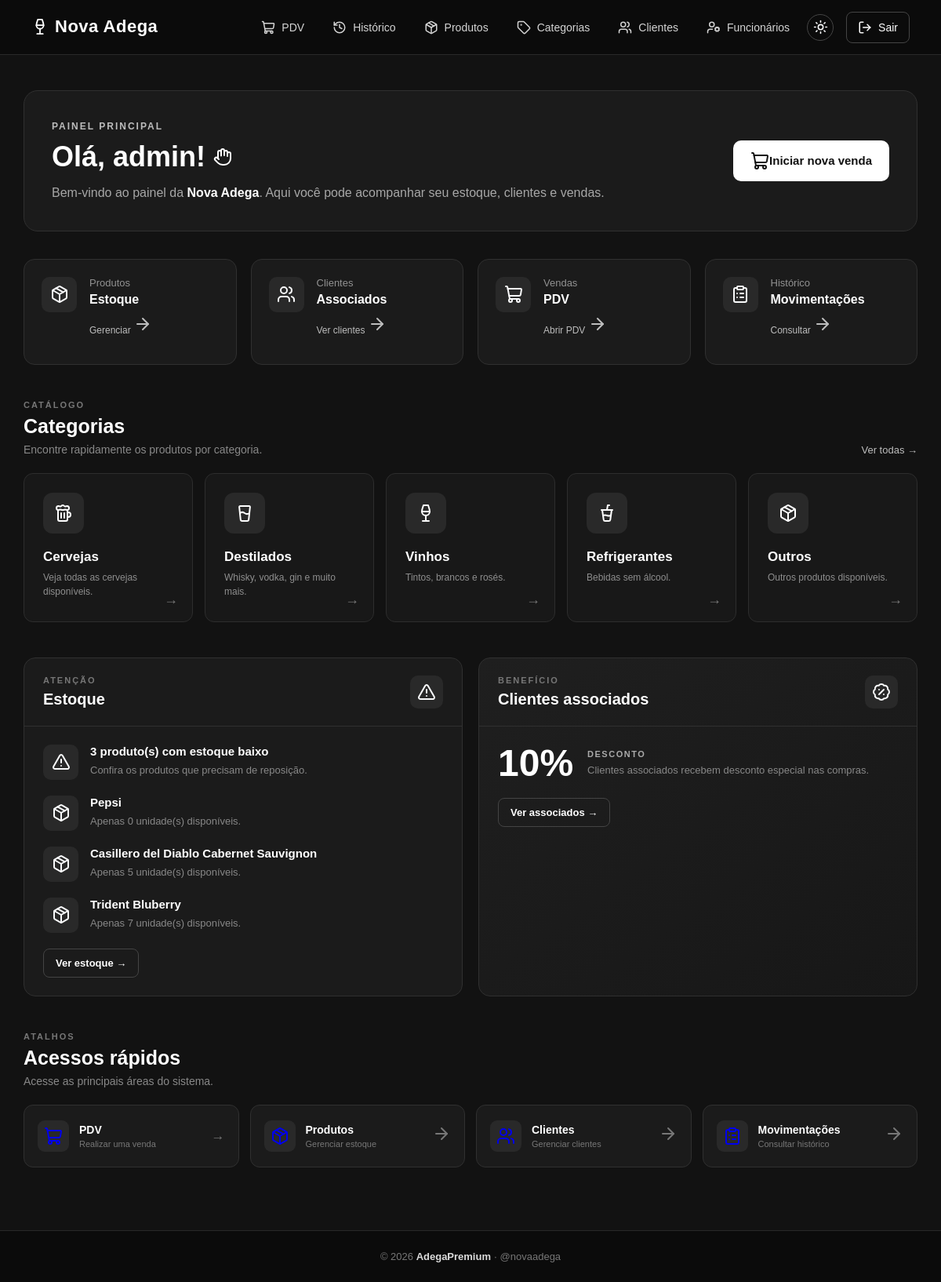
/ (signed in), run on the app's committed database.
### app/models/produto.py (models this page shows, shortened)
class Produto(Base):
    __tablename__ = "produtos"
    id = Column(Integer, primary_key=True, autoincrement=True, index=True)
    nome = Column(String(150), nullable=False, index=True)
    preco = Column(Float, nullable=False, default=0.0)
    estoque_atual = Column(Integer, nullable=False, default=0)
    ativo = Column(Boolean, default=True)
    imagem_path = Column(String(255), nullable=True)
    categoria_id = Column(Integer, ForeignKey("categorias.id", ondelete="SET NULL"), nullable=True )
    categoria = relationship("Categoria", back_populates="produtos")

### app/main.py (the view)
@app.get("/")
def tela_inicial(
    request: Request,
    usuario=Depends(get_usuario_opcional),
    db: Session = Depends(get_db)
):
    if usuario is None:
        return templates.TemplateResponse(
            request,
            "index.html",
            {"request": request}
        )
    consulta_estoque_baixo = (
        db.query(Produto)
        .filter(
            Produto.ativo == True,
            Produto.estoque_atual <= 10
        )
        .order_by(Produto.estoque_atual.asc())
    )
    total_estoque_baixo = consulta_estoque_baixo.count()
    produtos_estoque_baixo = (
        consulta_estoque_baixo
        .limit(5)
        .all()
    )
    return templates.TemplateResponse(
        request,
        "home.html",
        {
            "request": request,
            "usuario": usuario,
            "produtos_estoque_baixo": produtos_estoque_baixo,
            "total_estoque_baixo": total_estoque_baixo
        }
    )

### app/templates/home.html (shortened to what this page needs)
{% extends "base.html" %}
{% block content %}
<main class="home-container">
    <section class="boas-vindas">
        <div class="boas-vindas-texto">
            <span class="subtitulo">PAINEL PRINCIPAL</span>
            <h1>
                Olá, {{ usuario.nome }}!
                <i data-lucide="hand"></i>
            </h1>
            <p>
                Bem-vindo ao painel da <strong>Nova Adega</strong>.
                Aqui você pode acompanhar seu estoque, clientes e vendas.
            </p>
        </div>
        <a href="/pdv/" class="btn-nova-venda">
            <i data-lucide="shopping-cart"></i>
            Iniciar nova venda
        </a>
    </section>
    <section class="resumo">
        <div class="card-resumo">
            <div class="card-icone">
                <i data-lucide="package"></i>
            </div>
            <div class="card-info">
                <span>Produtos</span>
                <strong>Estoque</strong>
                <a href="/produtos/">Gerenciar
                    <i data-lucide="arrow-right"></i>
                </a>
            </div>
        </div>
        <div class="card-resumo">
            <div class="card-icone">
                <i data-lucide="users"></i>
            </div>
            <div class="card-info">
                <span>Clientes</span>
                <strong>Associados</strong>
                <a href="/clientes/">Ver clientes
                    <i data-lucide="arrow-right"></i>
                </a>
            </div>
        </div>
        <div class="card-resumo">
            <div class="card-icone">
                <i data-lucide="shopping-cart"></i>
            </div>
            <div class="card-info">
                <span>Vendas</span>
                <strong>PDV</strong>
                <a href="/pdv/">Abrir PDV
                    <i data-lucide="arrow-right"></i>
                </a>
            </div>
        </div>
        <div class="card-resumo">
            <div class="card-icone">
                <i data-lucide="clipboard-list"></i>
            </div>
            <div class="card-info">
                <span>Histórico</span>
                <strong>Movimentações</strong>
                <a href="/movimentacoes/">Consultar
                    <i data-lucide="arrow-right"></i>
                </a>
            </div>
        </div>
    </section>
    <section class="secao">
        <div class="titulo-secao">
            <div>
                <span class="label-secao">CATÁLOGO</span>
                <h2>Categorias</h2>
                <p>
                    Encontre rapidamente os produtos por categoria.
                </p>
            </div>
            <a href="/categorias/" class="link-ver-tudo">
                Ver todas →
            </a>
        </div>
        <div class="categorias">
            <a href="/produtos/categoria/cerveja" class="card-categoria">
                <div class="icone-categoria">
                    <i data-lucide="beer"></i>
                </div>
                <div>
                    <h3>Cervejas</h3>
                    <p>
                        Veja todas as cervejas disponíveis.
                    </p>
                </div>
                <span class="seta">→</span>
            </a>
            <a href="/produtos/categoria/destilados" class="card-categoria">
                <div class="icone-categoria">
                    <i data-lucide="glass-water"></i>
                </div>
                <div>
                    <h3>Destilados</h3>
                    <p>
                        Whisky, vodka, gin e muito mais.
                    </p>
                </div>
                <span class="seta">→</span>
            </a>
            <a href="/produtos/categoria/vinhos" class="card-categoria">
                <div class="icone-categoria">
                    <i data-lucide="wine"></i>
                </div>
                <div>
                    <h3>Vinhos</h3>
                    <p>
                        Tintos, brancos e rosés.
                    </p>
                </div>
                <span class="seta">→</span>
            </a>
            <a href="/produtos/categoria/refrigerantes" class="card-categoria">
                <div class="icone-categoria">
                    <i data-lucide="cup-soda"></i>
                </div>
                <div>
                    <h3>Refrigerantes</h3>
                    <p>
                        Bebidas sem álcool.
                    </p>
                </div>
                <span class="seta">→</span>
            </a>
            <a href="/produtos/categoria/outros" class="card-categoria">
                <div class="icone-categoria">
                    <i data-lucide="package"></i>
                </div>
                <div>
                    <h3>Outros</h3>
                    <p>
                        Outros produtos disponíveis.
                    </p>
                </div>
                <span class="seta">→</span>
            </a>
        </div>
    </section>
    <section class="area-inferior">
        <div class="painel">
            <div class="painel-cabecalho">
                <div>
                    <span class="label-secao">ATENÇÃO</span>
                    <h2>Estoque</h2>
                </div>
                <span class="icone-painel">
                    <i data-lucide="triangle-alert"></i>
                </span>
            </div>
            <div class="painel-conteudo">
                {% if total_estoque_baixo > 0 %}
                <div class="estoque-status">
                    <div class="status-icone">
                        <i data-lucide="alert-triangle"></i>
                    </div>
                    <div>
                        <strong>
                            {{ total_estoque_baixo }}
                            produto(s) com estoque baixo
                        </strong>
                        <p>
                            Confira os produtos que precisam de reposição.
                        </p>
                    </div>
                </div>
                {% for produto in produtos_estoque_baixo %}
                <div class="estoque-status">
                    <div class="status-icone">
                        <i data-lucide="package"></i>
                    </div>
                    <div>
                        <strong>{{ produto.nome }}</strong>
                        <p>
                            Apenas {{ produto.estoque_atual }}
                            unidade(s) disponíveis.
                        </p>
                    </div>
                </div>
                {% endfor %}
                {% endif %}
                <a href="/produtos/" class="btn-painel">
                    Ver estoque →
                </a>
            </div>
        </div>
        <div class="painel painel-associados">
            <div class="painel-cabecalho">
                <div>
                    <span class="label-secao">BENEFÍCIO</span>
                    <h2>Clientes associados</h2>
                </div>
                <span class="icone-painel">
                    <i data-lucide="badge-percent"></i>
                </span>
            </div>
            <div class="painel-conteudo">
                <div class="desconto">
                    <strong>10%</strong>
                    <div>
                        <span>DESCONTO</span>
                        <p>
                            Clientes associados recebem
                            desconto especial nas compras.
                        </p>
                    </div>
                </div>
                <a href="/clientes/" class="btn-painel">
                    Ver associados →
                </a>
            </div>
        </div>
    </section>
    <section class="acessos-rapidos">
        <div class="titulo-secao">
            <div>
                <span class="label-secao">ATALHOS</span>
                <h2>Acessos rápidos</h2>
                <p>
                    Acesse as principais áreas do sistema.
                </p>
            </div>
        </div>
        <div class="atalhos">
            <a href="/pdv/" class="atalho">
                <span>
                    <i data-lucide="shopping-cart"></i>
                </span>
                <div>
                    <strong>PDV</strong>
                    <small>Realizar uma venda</small>
                </div>
                <b>→</b>
            </a>
            <a href="/produtos/" class="atalho">
                <span>
                    <i data-lucide="package"></i>
                </span>
                <div>
                    <strong>Produtos</strong>
                    <small>Gerenciar estoque</small>
                </div>
                <b><i data-lucide="arrow-right"></i></b>
            </a>
            <a href="/clientes/" class="atalho">
                <span>
                    <i data-lucide="users"></i>
                </span>
                <div>
                    <strong>Clientes</strong>
                    <small>Gerenciar clientes</small>
                </div>
                <b><i data-lucide="arrow-right"></i></b>
            </a>
            <a href="/movimentacoes/" class="atalho">
                <span>
                    <i data-lucide="clipboard-list"></i>
                </span>
                <div>
                    <strong>Movimentações</strong>
                    <small>Consultar histórico</small>
                </div>
                <b><i data-lucide="arrow-right"></i></b>
            </a>
        </div>
    </section>
</main>
{% endblock %}

### app/static/CSS/responsivo.css (style rules this page uses)
* { box-sizing: border-box; }
html { width: 100%; min-width: 0; overflow-x: clip; }
body { width: 100%; min-width: 0; max-width: 100%; margin: 0; }
h1, h2, h3, p, td, th, label { overflow-wrap: anywhere; }
.home-container, .container, .conteudo, .pdv-container { width: 100%; max-width: 1500px; margin-left: auto; margin-right: auto; box-sizing: border-box; }

### data on the page
Produto: nome "Pepsi", estoque_atual "0"
Produto: nome "Casillero del Diablo Cabernet Sauvignon", estoque_atual "5"
Produto: nome "Trident Bluberry", estoque_atual "7"

### other printed values
{{ usuario.nome }} "admin"
{{ total_estoque_baixo }} "3"
